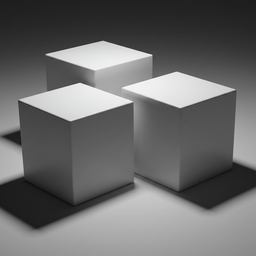
#> input picture Algorithms/ORB/image2.png, 256 x 256 px, shrunk from 1024 x 1024 before the run
$ python fast_eg_v2.py
#> lines starting #> are read from the running program, lines starting #| are printed output that depends on the picture
import cv2
import numpy as np

def fast_detection(image, threshold = 25):
    keypoints = []
    rows, cols = image.shape[:2]

    print('detecting...')
    for y in range(3, rows - 3):
        for x in range(3, cols - 3):
            p = image[y, x]
            intensity_list = [
                image[y - 3, x], image[y - 3, x + 1], image[y - 2, x + 2], image[y - 1, x + 3],
                image[y, x + 3], image[y + 1, x + 3], image[y + 2, x + 2], image[y + 3, x + 1],
                image[y + 3, x], image[y + 3, x - 1], image[y + 2, x - 2], image[y + 1, x - 3],
                image[y, x - 3], image[y - 1, x - 3], image[y - 2, x - 2], image[y - 3, x - 1]
            ]

            count_brighter = 0
            count_darker = 0

            for i in range(16):
                if np.int64(intensity_list[i]) - np.int64(p) > threshold:
                    count_brighter += 1
                elif np.int64(p) - np.int64(intensity_list[i]) > threshold:
                    count_darker += 1

            if count_brighter >= 9 or count_darker >= 9:
                keypoints.append((x, y))
    print('end')

    return keypoints

image = cv2.imread('image2.png', cv2.IMREAD_GRAYSCALE)
#> image: shape (256, 256); min 13, max 249, mean 105.9

keypoints = fast_detection(image, 25)
#> after the loop in fast_detection, `for y in range(3, rows - 3):`: keypoints = 260 pairs, first value 3 to 235, second value 41 to 190

for x, y in keypoints:
    cv2.circle(image, (x, y), 6, (0, 100, 255), -1)
#> this loop made 260 passes
#> (x, y) on passes 1 to 3: (102, 41), (103, 41), (47, 53)
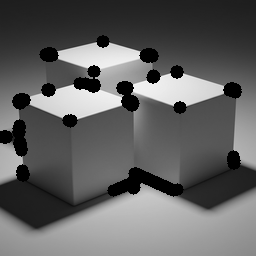
#> image: shape (256, 256); min 0, max 247, mean 97.2

cv2.imshow('FAST Keypoints', image)
cv2.waitKey(0)
cv2.destroyAllWindows()

$ run again, with Algorithms/ORB/image1.png copied over Algorithms/ORB/image2.png
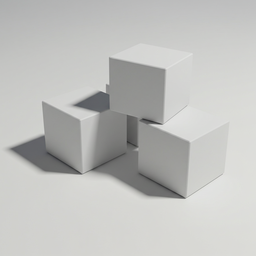
#> input picture Algorithms/ORB/image1.png, 256 x 256 px, shrunk from 1024 x 1024 before the run
#> after the loop in fast_detection, `for y in range(3, rows - 3):`: keypoints = 373 pairs, first value 9 to 221, second value 57 to 198
#> the loop `for x, y in keypoints:` made 373 passes
#> (x, y) on passes 1 to 3: (109, 57), (109, 58), (110, 58)
#> after the loop `for x, y in keypoints:`:
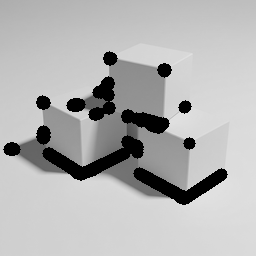
#> image: shape (256, 256); min 0, max 226, mean 178.5
